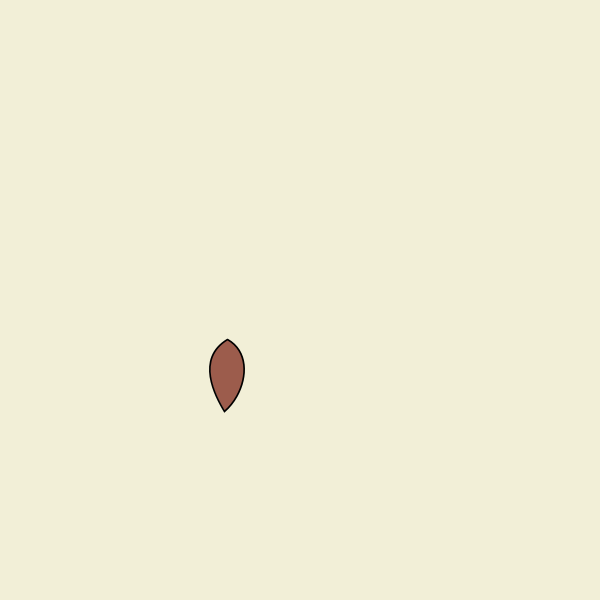
Frame 1 (no input)
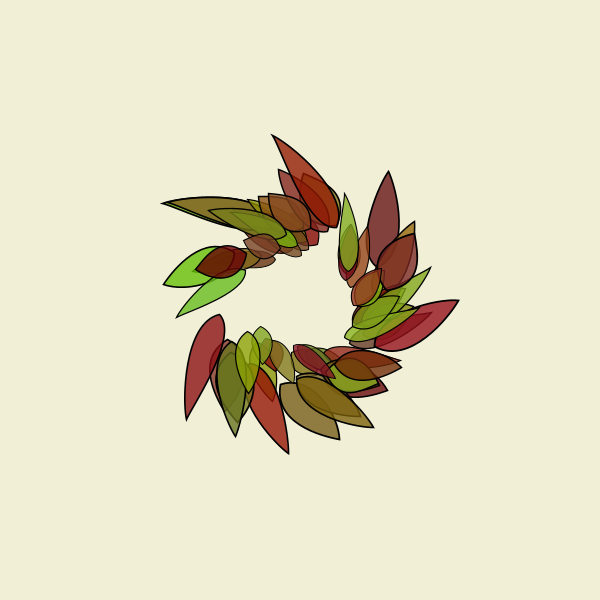
Frame 60 (the mouse pressed at the canvas centre just before this capture)
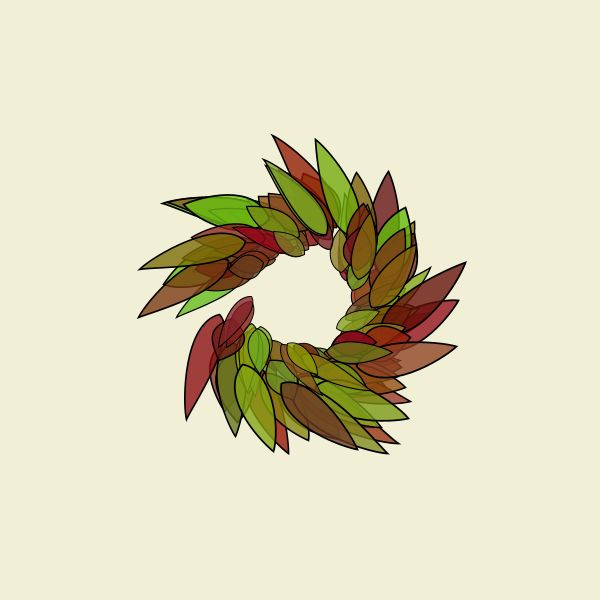
Frame 120 (the mouse held since frame 60 and released just before this capture)

The Processing sketch that drew these frames (run headless with seeded random() and noise(); from frame 60 on, the mouse is pressed at the canvas centre):

// Processing sketch: processing_173350
// ── processing_173350.pde

void setup()
{
  size(600,600);
  smooth();
  background(242,239,215,100);
  frameRate(10);
}
  
void draw()
{
  fill(random(100,150),random(200),random(40),200);
    translate(width/2,height/2);
    rotate(random(TWO_PI));
    scale(random(0.9,1.8));
    drawLeaf();
  }
  
void drawLeaf(){
    
  float pointShift = random(-20,20);
  beginShape();
  vertex(20, 45);
  bezierVertex(30,30, 60 + pointShift,40 + pointShift/2, 70 + pointShift,50);
  bezierVertex(60 + pointShift,55, 30,65, 20,45);
  endShape();
  }
